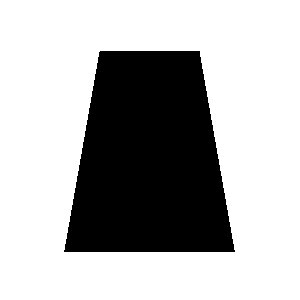
#> input picture trap.jpg, 300 x 300 px
$ python toily.py
#> lines starting #> are read from the running program, lines starting #| are printed output that depends on the picture; after the words box and inside, x2 and y2 are one past the last pixel; in counts of white or black regions, pixels touching at a corner belong together
import cv2
import numpy as np

def find_corners(image):
    im = cv2.Canny(image, 100, 200)

    cnt = cv2.findContours(im,cv2.RETR_EXTERNAL,cv2.CHAIN_APPROX_SIMPLE)[0]
    cnt = cv2.approxPolyDP(cnt[0], 5, True)
    return cnt.astype(np.float32)

def main():
    trap = cv2.imread('trap.jpg', 0)
#> trap is the input picture: shape (300, 300); min 0, max 255, mean 178
    rect = cv2.imread('rect.jpg', 0)
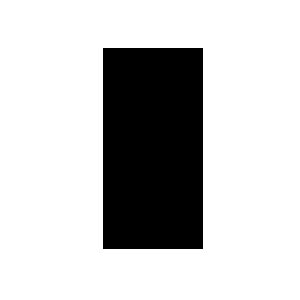
#> input picture rect.jpg, 300 x 300 px
#> rect is the input picture: shape (300, 300); min 0, max 255, mean 198
    sasha = cv2.imread('sasha.jpg', 0)
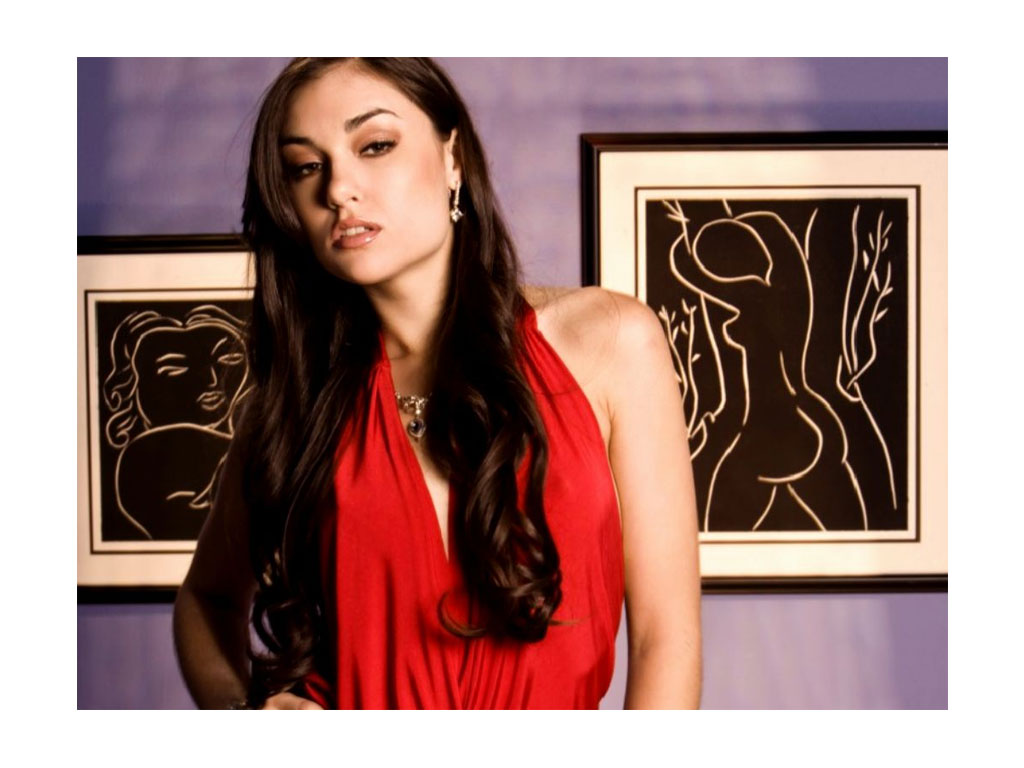
#> input picture sasha.jpg, 1024 x 768 px
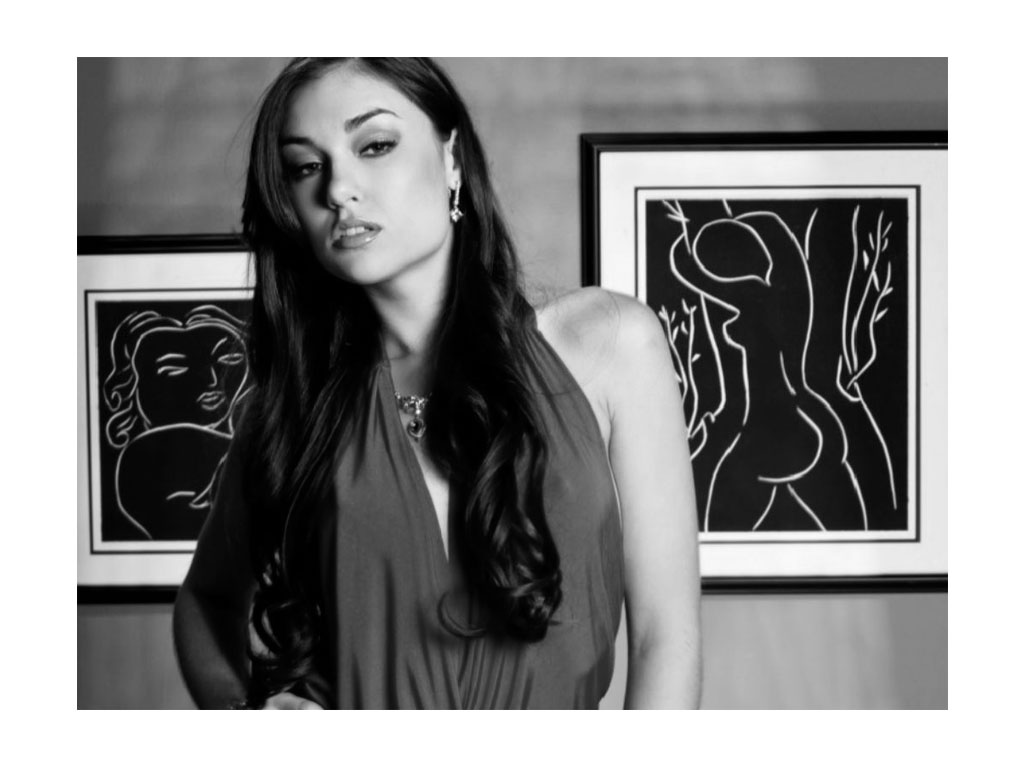
#> sasha: shape (768, 1024); min 0, max 255, mean 138.9


    ptsTrap = find_corners(trap)
#> in find_corners, `im = cv2.Canny(image, 100, 200)`:
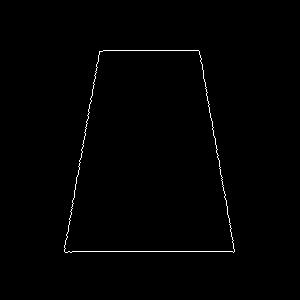
#> im: shape (300, 300); 0.74% white in thin lines or dots, all inside (x1, y1, x2, y2) = (64, 50, 235, 253)
#> in find_corners, `cnt = cv2.findContours(im,cv2.RETR_EXTERNAL,cv2.CHAIN_APPROX_SIMPLE)[0]`: cnt = 1 contour; box (x1, y1, x2, y2) and area: (64, 50, 235, 253) 27134
#> in find_corners, `cnt = cv2.approxPolyDP(cnt[0], 5, True)`: cnt = [[99, 51], [64, 251], [233, 252], [199, 51]]
#> ptsTrap = [[99, 51], [64, 251], [233, 252], [199, 51]]
    ptsRect = find_corners(rect)
#> in find_corners (call 2), `im = cv2.Canny(image, 100, 200)`:
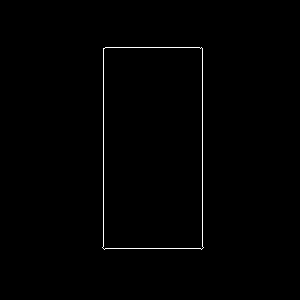
#> im: shape (300, 300); 0.66% white in thin lines or dots, all inside (x1, y1, x2, y2) = (102, 47, 204, 250)
#> in find_corners (call 2), `cnt = cv2.findContours(im,cv2.RETR_EXTERNAL,cv2.CHAIN_APPROX_SIMPLE)[0]`: cnt = 1 contour; box (x1, y1, x2, y2) and area: (102, 47, 204, 250) 19900
#> in find_corners (call 2), `cnt = cv2.approxPolyDP(cnt[0], 5, True)`: cnt = [[105, 47], [102, 247], [201, 249], [202, 48]]
#> ptsRect = [[105, 47], [102, 247], [201, 249], [202, 48]]

    T = cv2.getPerspectiveTransform(ptsRect, ptsTrap)
#> T = [[0.953, -0.263, 3.2], [-0.00388, 0.463, 25.51], [3.61e-05, -0.00182, 1]]

    warp = cv2.warpPerspective(sasha, T, rect.shape[:2])
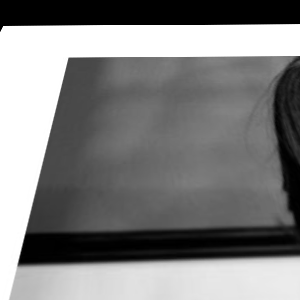
#> warp: shape (300, 300); min 0, max 255, mean 127.7

    cv2.imshow('', warp)
    cv2.imwrite('warp.png', warp)
    cv2.waitKey()
    cv2.destroyAllWindows()

if __name__ == "__main__":
    main()
